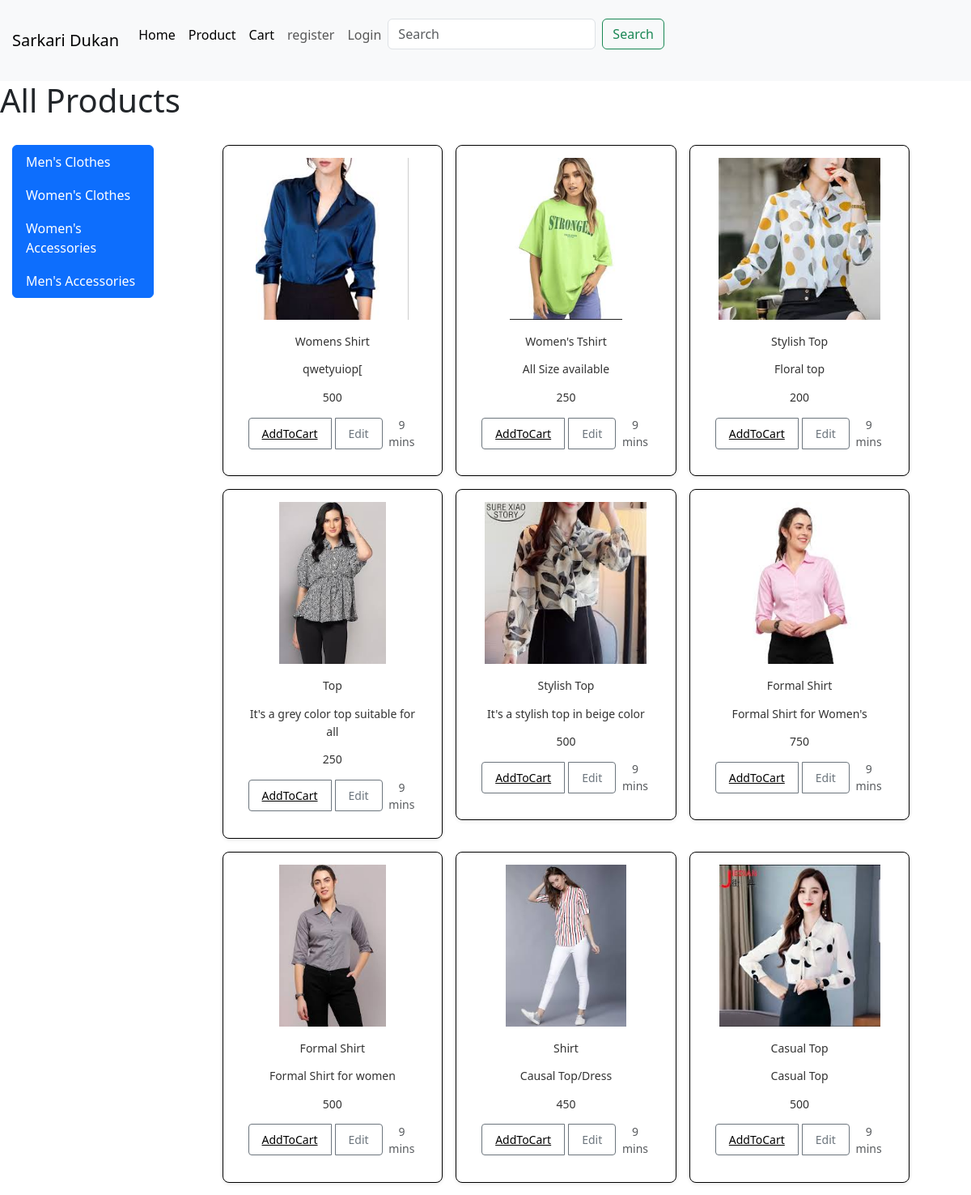
/2, run on the app's committed database.
### eapp/models.py (models this page shows, shortened)
class Category(models.Model):
    name = models.CharField(max_length=100)
    def __str__(self):
        return self.name

class Product(models.Model):
    name=models.CharField(max_length=30)
    price=models.IntegerField(default=0)
    description=models.TextField(max_length=300,default='',null=True,blank=True)
    category=models.ForeignKey(Category,on_delete=models.CASCADE)
    image=models.ImageField(upload_to='image')
    class Meta:
        db_table='product'

### eapp/views.py (the view)
# urls.py: path('<int:id>',v.cato_wise_pro, name='cato'),
def cato_wise_pro(request,id):
    pl=Product.objects.all()
    duplicate_cate=set()
    for i in pl:
        duplicate_cate.add(i.category)
        pl=Product.objects.filter(category=id)
    context={'duplicate_cate':duplicate_cate,'pl':pl}
    return render(request,'plist.html',context)

### eapp/templates/plist.html (shortened to what this page needs)
{% extends 'base.html' %}
{% block body %}
<h1>All Products</h1>
<div class="container-fluid mt-3">
    <div class="row">
        <div class="col-lg-2 mx-auto">
            <div class="list-group">
                {%for i in duplicate_cate%}
                <a href="{%url 'eapp:cato' i.id%}" class="list-group-item list-group-item-action active">{{i}}</a>
                {%endfor%}
            </div>
        </div>
        <div id="product" class="col-lg-10 mx-auto">
            <div class="container">
                <div class="row row-cols-1 row-cols-sm-2 row-cols-md-3 g-3">
                    {% for i in pl %}
                    <div class="col">
                        <div class="card shadow-sm" style="border: 1.5px solid #000000; border-radius: 8px;">
                            <img src="{{ i.image }}" alt="Please Check Image" width="200px" height="200px">
                            <div class="card-body">
                                <p class="card-text">{{ i.name }}</p>
                                <p class="card-text">{{ i.description }}</p>
                                <p class="card-text">{{ i.price }}</p>
                                <div class="d-flex justify-content-between align-items-center">
                                    <div class="btn-group">
                                        <button type="button" class="btn btn-sm btn-outline-secondary"><a href="{%url 'eapp:add' i.id %}" style="color: black;">AddToCart</a></button>
                                        <button type="button" class="btn btn-sm btn-outline-secondary">Edit</button>
                                    </div>
                                    <small class="text-body-secondary">9 mins</small>
                                </div>
                            </div>
                        </div>
                    </div>
                    {% endfor %}
                </div>
            </div>
        </div>
    </div>
</div>
{% endblock %}

### eapp/static/css/style.css (style rules this page uses)
#product .container { max-width: 90%; margin: 0 auto; }
.card { text-align: center; border: 1.5px solid #000; border-radius: 8px; box-shadow: 0 4px 12px rgba(0, 0, 0, 0.1); padding: 15px; transition: transform 0.3s ease-in-out, box-shadow 0.3s ease-in-out; }
.card img { display: block; margin: 0 auto; width: 100%; height: auto; max-width: 200px; max-height: 200px; object-fit: contain; transition: transform 0.3s ease-in-out; }
.btn-group .btn { margin-right: 5px; padding: 8px 16px; border-radius: 4px; transition: background-color 0.3s ease, color 0.3s ease; }
.card-body p { margin-bottom: 12px; font-size: 14px; line-height: 1.6; color: #333; }
.container-fluid { padding: 15px; }

### data on the page
Category: name "Men's Clothes"
Category: name "Women's Clothes"
Category: name "Women's Accessories"
Category: name "Men's Accessories"
Product: image (picture), name "Womens Shirt", description "qwetyuiop[", price "500"
Product: image (picture), name "Women's Tshirt", description "All Size available", price "250"
Product: image (picture), name "Stylish Top", description "Floral top", price "200"
Product: image (picture), name "Top", description "It's a grey color top suitable for all", price "250"
Product: image (picture), name "Stylish Top", description "It's a stylish top in beige color", price "500"
Product: image (picture), name "Formal Shirt", description "Formal Shirt for Women's", price "750"
Product: image (picture), name "Formal Shirt", description "Formal Shirt for women", price "500"
Product: image (picture), name "Shirt", description "Causal Top/Dress", price "450"
Product: image (picture), name "Casual Top", description "Casual Top", price "500"
